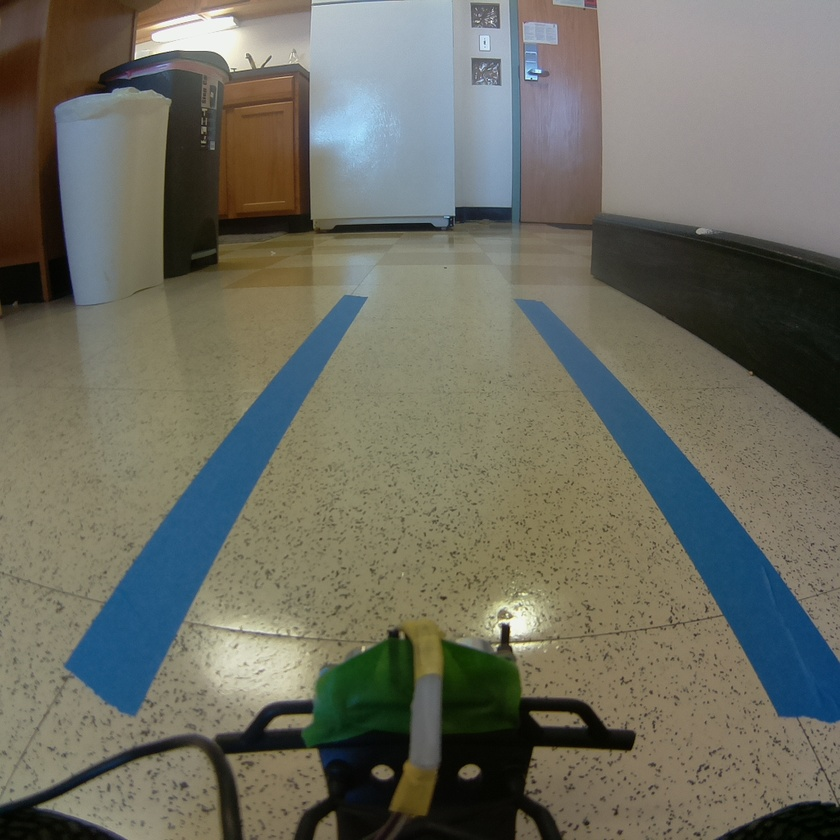
#> input picture edgeDetect/test_images/frog.jpg, 840 x 840 px, shrunk from 1024 x 1024 before the run; its folder holds only this picture in this run
$ python still_image.py
#> lines starting #> are read from the running program, lines starting #| are printed output that depends on the picture; after the words box and inside, x2 and y2 are one past the last pixel; in counts of white or black regions, pixels touching at a corner belong together
#importing some useful packages
import matplotlib.pyplot as plt
import matplotlib.image as mpimg
import numpy as np
import cv2
import math
import os
from moviepy.editor import VideoFileClip
from IPython.display import HTML


angleVar = 90

def grayscale(img):
    """Applies the Grayscale transform
    This will return an image with only one color channel
    but NOTE: to see the returned image as grayscale
    (assuming your grayscaled image is called 'gray')
    you should call plt.imshow(gray, cmap='gray')"""
    return cv2.cvtColor(img, cv2.COLOR_RGB2GRAY)
    # Or use BGR2GRAY if you read an image with cv2.imread()
    # return cv2.cvtColor(img, cv2.COLOR_BGR2GRAY)

def canny(img, low_threshold, high_threshold):
    """Applies the Canny transform"""
    return cv2.Canny(img, low_threshold, high_threshold)

def gaussian_blur(img, kernel_size):
    """Applies a Gaussian Noise kernel"""
    return cv2.GaussianBlur(img, (kernel_size, kernel_size), 0)

def region_of_interest(img, vertices):
    """
    Applies an image mask.
    Only keeps the region of the image defined by the polygon
    formed from `vertices`. The rest of the image is set to black.
    """
    #defining a blank mask to start with
    mask = np.zeros_like(img)

    #defining a 3 channel or 1 channel color to fill the mask with depending on the input image
    if len(img.shape) > 2:
        channel_count = img.shape[2]  # i.e. 3 or 4 depending on your image
        ignore_mask_color = (255,) * channel_count
    else:
        ignore_mask_color = 255

    #filling pixels inside the polygon defined by "vertices" with the fill color
    cv2.fillPoly(mask, vertices, ignore_mask_color)

    #returning the image only where mask pixels are nonzero
    masked_image = cv2.bitwise_and(img, mask)
    return masked_image


def draw_lines(img, lines, color=[255, 0, 0], thickness=2):
    """
    NOTE: this is the function you might want to use as a starting point once you want to
    average/extrapolate the line segments you detect to map out the full
    extent of the lane (going from the result shown in raw-lines-example.mp4
    to that shown in P1_example.mp4).
    Think about things like separating line segments by their
    slope ((y2-y1)/(x2-x1)) to decide which segments are part of the left
    line vs. the right line.  Then, you can average the position of each of
    the lines and extrapolate to the top and bottom of the lane.
    This function draws `lines` with `color` and `thickness`.
    Lines are drawn on the image inplace (mutates the image).
    If you want to make the lines semi-transparent, think about combining
    this function with the weighted_img() function below
    """
    line_img = np.zeros((img.shape[0], img.shape[1], 3), dtype=np.uint8)
    for line in lines:
        for x1,y1,x2,y2 in line:
            x1 = int(x1)
            y1 = int(y1)
            x2 = int(x2)
            y2 = int(y2)
            cv2.line(line_img, (x1, y1), (x2, y2), color, thickness)
    ret = weighted_img(line_img, img)
    return ret
def hough_lines(img, rho, theta, threshold, min_line_len, max_line_gap):
    """
    `img` should be the output of a Canny transform.
    Returns an image with hough lines drawn.
    """
    lines = cv2.HoughLinesP(img, rho, theta, threshold, np.array([])) #minLineLength=min_line_len, maxLineGap=max_line_gap)
    # [5 lines of commented-out code are left out]
    if lines is None:
        print("No lines found")
    return lines

# Python 3 has support for cool math symbols.

def weighted_img(img, initial_img, α=0.8, β=1., λ=0.):
    """
    `img` is the output of the hough_lines(), An image with lines drawn on it.
    Should be a blank image (all black) with lines drawn on it.
    `initial_img` should be the image before any processing.
    The result image is computed as follows:
    initial_img * α + img * β + λ
    NOTE: initial_img and img must be the same shape!
    """
    return cv2.addWeighted(initial_img, α, img, β, λ)

def draw_avg_lines(lines, image):
    left_line_x = []
    left_line_y = []
    right_line_x = []
    right_line_y = []
    for line in lines:
        for x1, y1, x2, y2 in line:
            #print("(%d , %d) and (%d , %d)" % (x1,y1,x2,y2))
            x1 = int(x1)
            y1 = int(y1)
            x2 = int(x2)
            y2 = int(y2)
            if (x1 == x2):
                slope = 0
            else:
                slope = (y2 - y1) / (x2 - x1) # <-- Calculating the slope.
            if math.fabs(slope) < 0.5: # <-- Only consider extreme slope
                continue
            if slope < 0:
                left_line_x.extend([x1, x2])
                left_line_y.extend([y1, y2])
            else: # <-- Otherwise, right group.
                right_line_x.extend([x1, x2])
                right_line_y.extend([y1, y2])

    min_y = image.shape[0] * (3/8) #<-- Just below the horizon
    max_y = image.shape[0] # <-- The bottom of the image

    poly_left = np.poly1d(np.polyfit(
        left_line_y,
        left_line_x,
        deg=1
    ))

    left_x_start = int(poly_left(max_y))
    left_x_end = int(poly_left(min_y))

    poly_right = np.poly1d(np.polyfit(
        right_line_y,
        right_line_x,
        deg=1
    ))

    right_x_start = int(poly_right(max_y))
    right_x_end = int(poly_right(min_y))

    drawn_img = draw_lines(image,[[ [left_x_start, max_y, left_x_end, min_y],
        [right_x_start, max_y, right_x_end, min_y] ]], thickness = 20)

    #cv2.namedWindow("processedImage",cv2.WINDOW_NORMAL)
    processed = cv2.cvtColor(drawn_img, cv2.COLOR_BGR2RGB)
    #cv2.imshow("processedImage",processed)

    rightLine = [right_x_start, max_y, right_x_end, min_y]
    leftLine = [left_x_start, max_y, left_x_end, min_y]
    endImage=find_midline_angle(processed, rightLine, leftLine)


    return endImage


def find_midline_angle(image, line1, line2):
    midLine = (np.array(line1) + np.array(line2)) /2
    angles =[]
    x1, y1, x2, y2 =  midLine
    #print("Points are: (%d,%d) and (%d,%d)" % (x1,y1,x2,y2))
    #for x1,y1,x2,y2 in lines:
    if(x1 < x2):
        slope = (y1-y2)/(x1-x2)
    else:
        slope = (y2-y1)/(x2-x1)
    angle = math.atan(slope)
    angle = math.degrees(angle)

    img = cv2.line(image, (int(x1),int(y1)), (int(x2),int(y2)), (255,0,0),20)
    # [5 lines of commented-out code are left out]
    global angleVar
    angleVar = angle
    return img

def process_frame(image):
    global first_frame

    gray_image = grayscale(image)
    cv2.startWindowThread()
    #cv2.namedWindow("grayScale",cv2.WINDOW_NORMAL)
    #cv2.imshow("grayScale",gray_image)
    img_hsv = cv2.cvtColor(image, cv2.COLOR_RGB2HSV)
    #hsv = [hue, saturation, value]
    #more accurate range for yellow since it is not strictly black, white, r, g, or b

    lower_blue = np.array([95,90,90])
    upper_blue = np.array([105,255,255])

    mask_blue = cv2.inRange(img_hsv, lower_blue, upper_blue)
    #mask_white = cv2.inRange(gray_image, 200, 255)
    #mask_yw = cv2.bitwise_or(mask_white, mask_yellow)
    mask_yw_image = cv2.bitwise_and(gray_image, mask_blue)
    cv2.namedWindow("maskedImage",cv2.WINDOW_NORMAL)
    cv2.imshow("maskedImage",mask_yw_image)
    kernel_size = 5
    gauss_gray = gaussian_blur(mask_yw_image,kernel_size)

    #same as quiz values
    low_threshold = 50
    high_threshold = 150
    canny_edges = canny(gauss_gray,low_threshold,high_threshold)
    cv2.namedWindow("cannyImage",cv2.WINDOW_NORMAL)
    cv2.imshow("cannyImage",canny_edges)
    imshape = image.shape
    lower_left = [0,imshape[0]]
    lower_right = [imshape[1], imshape[0]]
    top_left = [imshape[1]/7,imshape[0]/4]
    top_right = [imshape[1]-imshape[1]/7, imshape[0]/4]
    vertices = [np.array([lower_left,top_left,top_right,lower_right],dtype=np.int32)]
    roi_image = region_of_interest(canny_edges, vertices)
    cv2.namedWindow("roi", cv2.WINDOW_NORMAL)
    cv2.imshow("roi", roi_image)
    #rho and theta are the distance and angular resolution of the grid in Hough space
    #same values as quiz
    rho = 2
    theta = np.pi/180
    #threshold is minimum number of intersections in a grid for candidate line to go to output
    threshold = 15
    min_line_len = 15
    max_line_gap = 5

    lines = hough_lines(roi_image, rho, theta, threshold, min_line_len, max_line_gap)
    if(lines is None):
        return image
    result = draw_avg_lines(lines, image)
    #rightLine, leftLine = avgLines
    #find_midline_angle(image,rightLine, leftLine)


    cv2.namedWindow("houghs", cv2.WINDOW_NORMAL)
    cv2.imshow("houghs",draw_lines(image, lines))
    return result

def main():
    for source_img in os.listdir("test_images/"):
        print(source_img)
        image = mpimg.imread("test_images/"+source_img)
#> image is the input picture: shape (840, 840, 3); mean R, G, B 108.9, 109, 97.4
        image = process_frame(image)
#> in process_frame, `mask_blue = cv2.inRange(img_hsv, lower_blue, upper_blue)`:
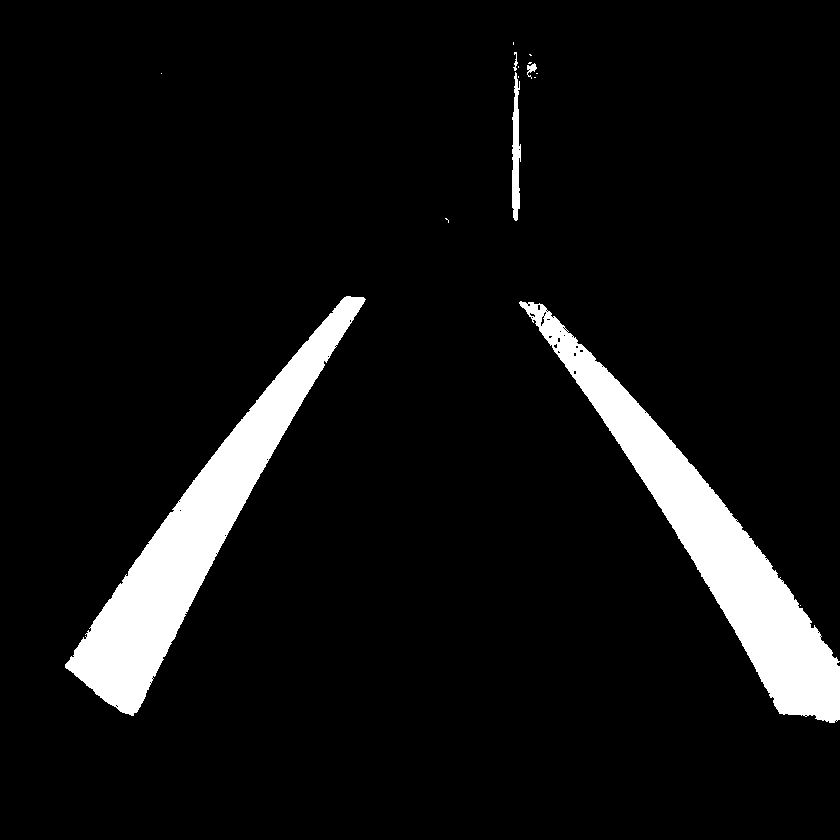
#> mask_blue: shape (840, 840); 7.4% white; 15 white regions (10 under 20 px), largest, box (x1, y1, x2, y2) and area: (65, 296, 366, 716) 25531, (519, 301, 840, 723) 25413, (512, 72, 521, 221) 889, (527, 63, 537, 79) 72, (513, 52, 518, 71) 41
#> in region_of_interest, `cv2.fillPoly(mask, vertices, ignore_mask_color)`:
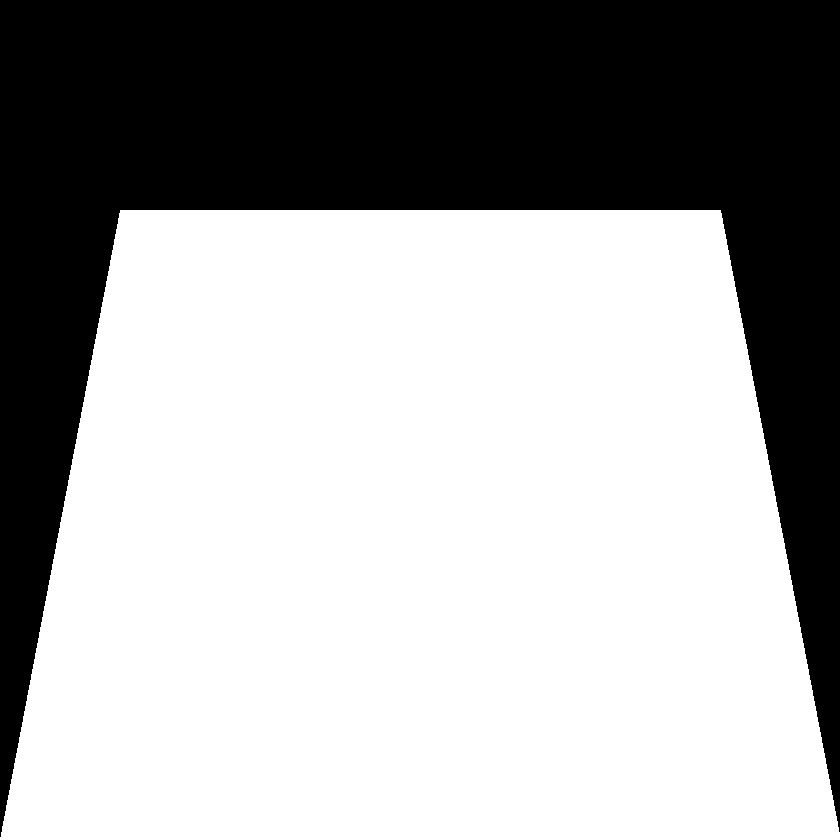
#> mask: shape (840, 840); 64.4% white; 1 black region, box (x1, y1, x2, y2) and area: (0, 0, 840, 837) 251388
#> in region_of_interest, `masked_image = cv2.bitwise_and(img, mask)`:
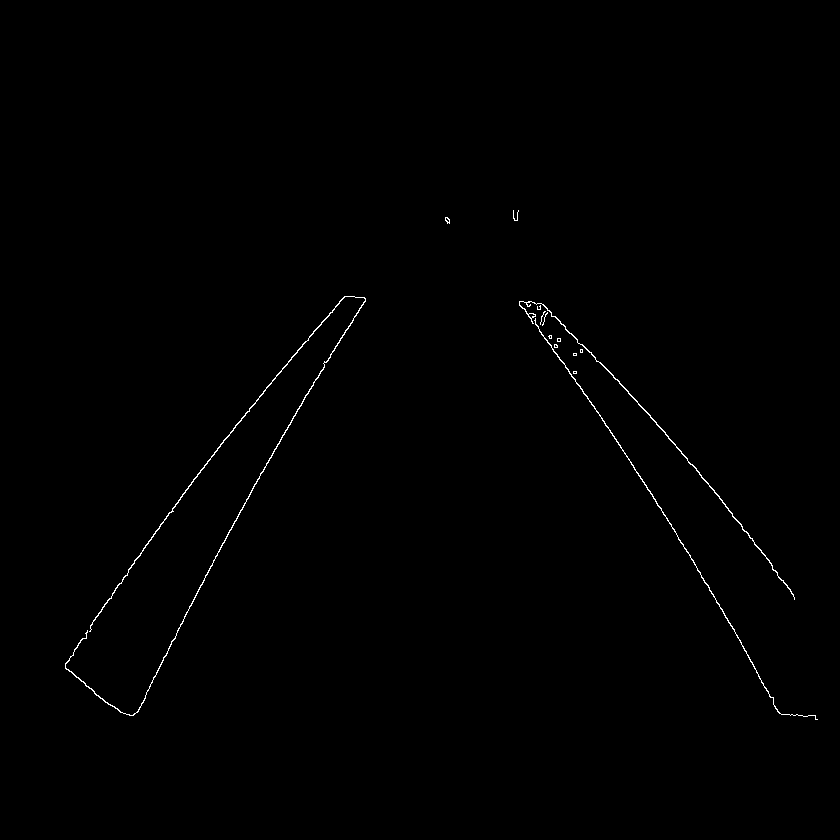
#> masked_image: shape (840, 840); 0.4% white in thin lines or dots, all inside (x1, y1, x2, y2) = (65, 210, 818, 720)
#> in hough_lines, `lines = cv2.HoughLinesP(img, rho, theta, threshold, np.array([]))`: lines = 347 rows, first 6: [308, 338, 320, 324], [630, 462, 645, 485], [658, 425, 665, 432], [326, 362, 343, 334], [213, 561, 230, 529], [582, 391, 586, 396]
#> the loop in draw_avg_lines, `for line in lines:` made 347 passes
#> after the loop in draw_avg_lines, `for line in lines:`: left_line_x = 192 values, max 365 at index 41, min 65 at index 182, mean 209.9; left_line_y = 192 values, max 712 at index 106, min 296 at index 55, mean 504.2; right_line_x = 302 values, max 815 at index 197, min 69 at index 222, mean 589.6; right_line_y = 302 values, max 716 at index 197, min 217 at index 128, mean 468.7
#> in draw_avg_lines, `left_x_start = int(poly_left(max_y))`: left_x_start = 0
#> in draw_avg_lines, `left_x_end = int(poly_left(min_y))`: left_x_end = 328
#> in draw_avg_lines, `right_x_start = int(poly_right(max_y))`: right_x_start = 564
#> in draw_avg_lines, `right_x_end = int(poly_right(min_y))`: right_x_end = 600
#> after the loop in draw_lines, `for line in lines:`:
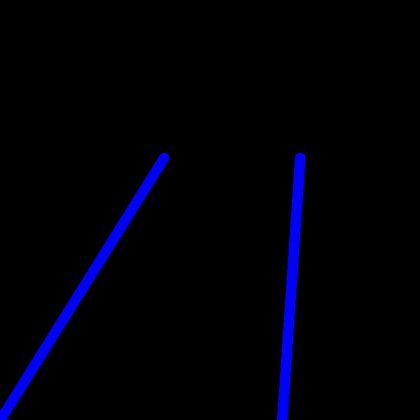
#> line_img: shape (840, 840, 3) (shown at 1/2 size); mean of channels 0, 1, 2 8.7, 0, 0; drawn as B, G, R
#> in weighted_img, `return cv2.addWeighted(initial_img, α, img, β, λ)`:
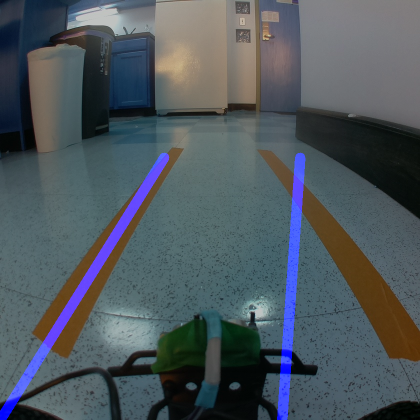
#> returned value: shape (840, 840, 3) (shown at 1/2 size); mean of channels 0, 1, 2 93.5, 87.2, 77.9; drawn as B, G, R
#> in draw_avg_lines, `rightLine = [right_x_start, max_y, right_x_end, min_y]`: rightLine = [564, 840, 600, 315]
#> in draw_avg_lines, `leftLine = [left_x_start, max_y, left_x_end, min_y]`: leftLine = [0, 840, 328, 315]
#> in find_midline_angle, `midLine = (np.array(line1) + np.array(line2)) /2`: midLine = [282, 840, 464, 315]
#> in find_midline_angle, `x1, y1, x2, y2 =  midLine`: x1 = 282; y1 = 840; x2 = 464; y2 = 315
#> in find_midline_angle, `slope = (y1-y2)/(x1-x2)`: slope = -2.88
#> in find_midline_angle, `angle = math.atan(slope)`: angle = -1.24
#> in find_midline_angle, `angle = math.degrees(angle)`: angle = -70.88
#> the loop in draw_lines (call 2), `for line in lines:` made 347 passes
#> call 2 of weighted_img, with α = 0.8, β = 1, λ = 0
#> in weighted_img (call 2), `return cv2.addWeighted(initial_img, α, img, β, λ)`:
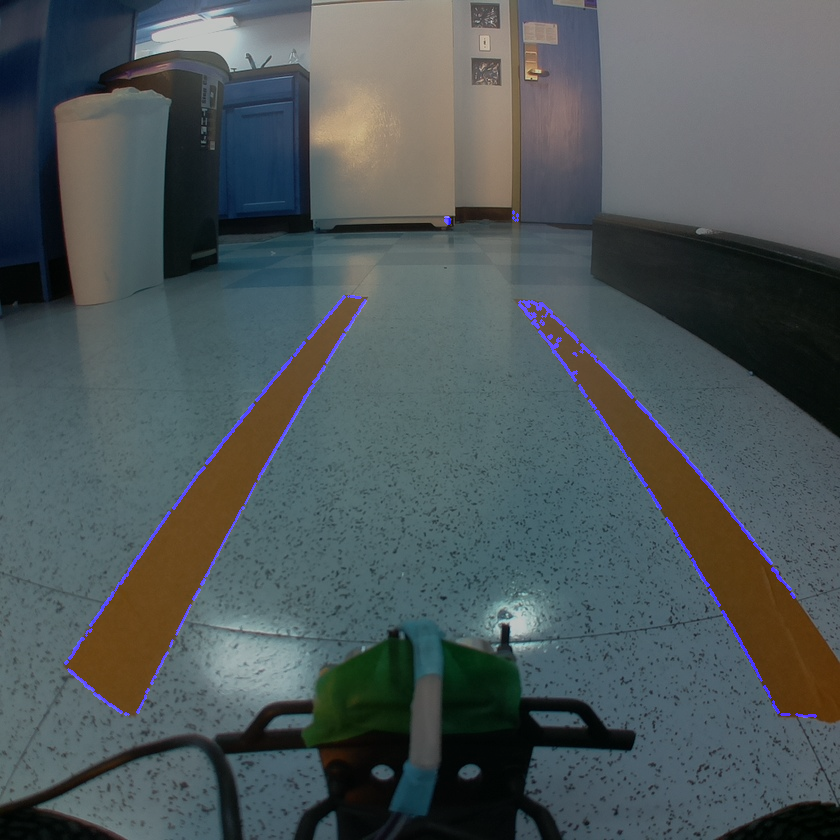
#> returned value: shape (840, 840, 3); mean of channels 0, 1, 2 88.9, 87.2, 77.9; drawn as B, G, R
        cv2.namedWindow("Dog", cv2.WINDOW_NORMAL)
        cv2.imshow("Dog", image)
        cv2.waitKey(0)
        cv2.destroyAllWindows()

if(__name__ == "__main__"):
    main()
